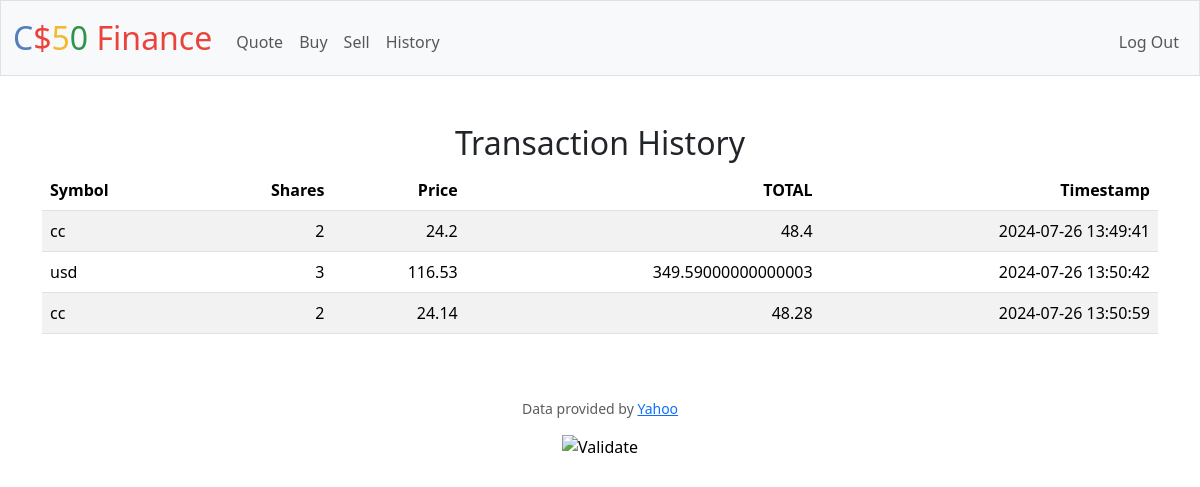
/history (signed in), run on an earlier commit of the app's database.
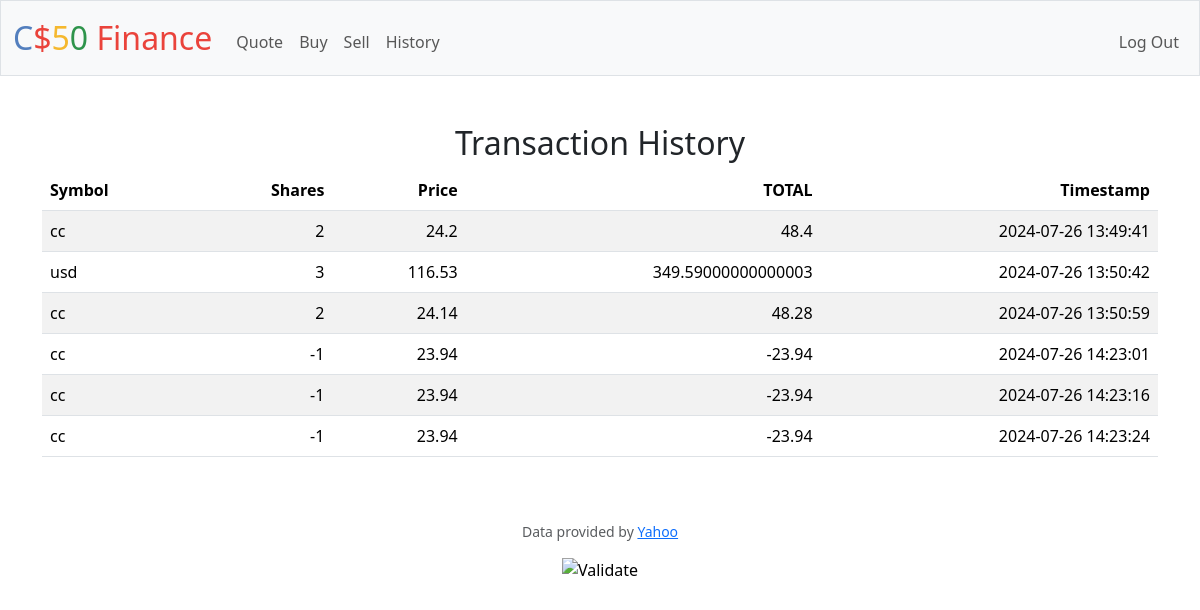
And on a later commit of the database.
### tables this page shows
CREATE TABLE portfolio (
        user_id INTEGER,
        symbol TEXT,
        shares INTEGER,
        price NUMERIC,
        total NUMERIC,
        timestamp TIMESTAMP DEFAULT CURRENT_TIMESTAMP,
        FOREIGN KEY(user_id) REFERENCES users(id)
    );

### app.py (the view)
@app.route("/history")
@login_required
def history():
    user_id = session.get("user_id")
    history = db.execute("SELECT symbol, shares, price, total, timestamp FROM portfolio WHERE user_id = ?", user_id)
    return render_template('history.html', history=history)

### app.py (called while the page is built)
@app.after_request
def after_request(response):
    response.headers["Cache-Control"] = "no-cache, no-store, must-revalidate"
    response.headers["Expires"] = 0
    response.headers["Pragma"] = "no-cache"
    return response

### helpers.py (called while the page is built)
def login_required(f):
    @wraps(f)
    def decorated_function(*args, **kwargs):
        if session.get("user_id") is None:
            return redirect("/login")
        return f(*args, **kwargs)
    return decorated_function

### templates/history.html (shortened to what this page needs)
{% extends "layout.html" %}
{% block main %}
<h2>Transaction History</h2>
<table class="table table-striped">
    <thead>
        <tr>
            <th class="text-start">Symbol</th>
            <th class="text-end">Shares</th>
            <th class="text-end">Price</th>
            <th class="text-end">TOTAL</th>
            <th class="text-end">Timestamp</th>
        </tr>
    </thead>
    <tbody>
        {% for entry in history %}
        <tr>
            <td class="text-start">{{ entry.symbol }}</td>
            <td class="text-end">{{ entry.shares }}</td>
            <td class="text-end">{{ entry.price }}</td>
            <td class="text-end">{{ entry.total }}</td>
            <td class="text-end">{{ entry.timestamp }}</td>
        </tr>
        {% endfor %}
    </tbody>
</table>
{% endblock %}

### templates/layout.html (shortened to what this page needs)
<!DOCTYPE html>
<html lang="en">
    <head>
        <link href="https://cdn.jsdelivr.net/npm/bootstrap@5.3.3/dist/css/bootstrap.min.css" rel="stylesheet">
        <link href="/static/styles.css" rel="stylesheet">
    </head>
    <body>
        <nav class="bg-light border navbar navbar-expand-md navbar-light">
            <div class="container-fluid">
                <a class="navbar-brand" href="/"><span class="blue">C</span><span class="red">$</span><span class="yellow">5</span><span class="green">0</span> <span class="red">Finance</span></a>
                <div class="collapse navbar-collapse" id="navbar">
                    {% if session["user_id"] %}
                        <ul class="navbar-nav me-auto mt-2">
                            <li class="nav-item"><a class="nav-link" href="/quote">Quote</a></li>
                            <li class="nav-item"><a class="nav-link" href="/buy">Buy</a></li>
                            <li class="nav-item"><a class="nav-link" href="/sell">Sell</a></li>
                            <li class="nav-item"><a class="nav-link" href="/history">History</a></li>
                        </ul>
                        <ul class="navbar-nav ms-auto mt-2">
                            <li class="nav-item"><a class="nav-link" href="/logout">Log Out</a></li>
                        </ul>
                    {% else %}
                        <ul class="navbar-nav ms-auto mt-2">
                            <li class="nav-item"><a class="nav-link" href="/register">Register</a></li>
                            <li class="nav-item"><a class="nav-link" href="/login">Log In</a></li>
                        </ul>
                    {% endif %}
                </div>
            </div>
        </nav>
        <main class="container py-5 text-center">
            {% block main %}{% endblock %}
        </main>
        <footer class="mb-5">
            <p class="mb-3 small text-center text-muted">
                Data provided by <a href="https://finance.yahoo.com/">Yahoo</a>
            </p>
            <form action="https://validator.w3.org/check" class="text-center" enctype="multipart/form-data" method="post" target="_blank">
                <input alt="Validate" src="/static/I_heart_validator.png" type="image">
            </form>
        </footer>
    </body>
</html>

### static/styles.css (style rules this page uses)
nav .navbar-brand { font-size: xx-large; }
nav .navbar-brand .blue { color: #537fbe; }
nav .navbar-brand .red { color: #ea433b; }
nav .navbar-brand .yellow { color: #f5b82e; }
nav .navbar-brand .green { color: #2e944b; }

What changed in the data, as far as the page shows it:
added portfolio: symbol "cc", shares "-1", price "23.94", total "-23.94", timestamp "2024-07-26 14:23:01"
added portfolio: symbol "cc", shares "-1", price "23.94", total "-23.94", timestamp "2024-07-26 14:23:16"
added portfolio: symbol "cc", shares "-1", price "23.94", total "-23.94", timestamp "2024-07-26 14:23:24"
